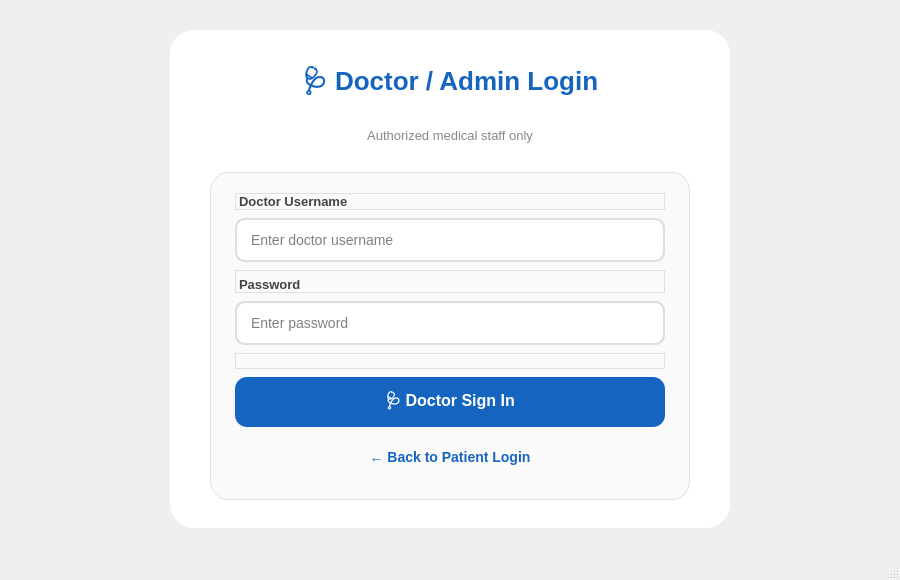
<?xml version="1.0" encoding="UTF-8"?>
<ui version="4.0">
 <class>DoctorLoginWindow</class>
 <widget class="QMainWindow" name="DoctorLoginWindow">
  <property name="geometry">
   <rect><x>0</x><y>0</y><width>900</width><height>580</height></rect>
  </property>
  <property name="minimumSize"><size><width>480</width><height>480</height></size></property>
  <property name="windowTitle"><string>Smart Symptom Checker – Doctor Login</string></property>

  <widget class="QWidget" name="centralwidget">
   <property name="styleSheet">
    <string notr="true">
background: qlineargradient(x1:0, y1:0, x2:1, y2:1,
    stop:0 #e3f2fd, stop:1 #bbdefb);
    </string>
   </property>

   <layout class="QVBoxLayout" name="outerLayout">
    <property name="spacing"><number>0</number></property>
    <property name="leftMargin"><number>40</number></property>
    <property name="topMargin"><number>30</number></property>
    <property name="rightMargin"><number>40</number></property>
    <property name="bottomMargin"><number>30</number></property>

    <item>
     <layout class="QHBoxLayout">
      <item><spacer><property name="orientation"><enum>Qt::Horizontal</enum></property></spacer></item>
      <item>
       <widget class="QFrame" name="mainFrame">
        <property name="minimumSize"><size><width>380</width><height>0</height></size></property>
        <property name="maximumSize"><size><width>560</width><height>16777215</height></size></property>
        <property name="styleSheet">
         <string notr="true">QFrame { background-color: white; border-radius: 24px; }</string>
        </property>

        <layout class="QVBoxLayout" name="cardLayout">
         <property name="spacing"><number>0</number></property>
         <property name="leftMargin"><number>40</number></property>
         <property name="topMargin"><number>28</number></property>
         <property name="rightMargin"><number>40</number></property>
         <property name="bottomMargin"><number>28</number></property>

         <!-- Title -->
         <item>
          <widget class="QLabel" name="titleLabel">
           <property name="text"><string>🩺 Doctor / Admin Login</string></property>
           <property name="alignment"><set>Qt::AlignCenter</set></property>
           <property name="styleSheet">
            <string notr="true">font-size:26px; font-weight:bold; color:#1565C0; padding-bottom:4px;</string>
           </property>
          </widget>
         </item>

         <item>
          <widget class="QLabel" name="subtitleLabel">
           <property name="text"><string>Authorized medical staff only</string></property>
           <property name="alignment"><set>Qt::AlignCenter</set></property>
           <property name="styleSheet">
            <string notr="true">font-size:13px; color:#888888; padding-bottom:16px;</string>
           </property>
          </widget>
         </item>

         <!-- Inner form frame -->
         <item>
          <widget class="QFrame" name="loginFrame">
           <property name="styleSheet">
            <string notr="true">
QFrame { background-color:#FAFAFA; border:1px solid #E0E0E0; border-radius:18px; }
            </string>
           </property>
           <layout class="QVBoxLayout" name="formLayout">
            <property name="spacing"><number>8</number></property>
            <property name="leftMargin"><number>24</number></property>
            <property name="topMargin"><number>20</number></property>
            <property name="rightMargin"><number>24</number></property>
            <property name="bottomMargin"><number>20</number></property>

            <!-- Username -->
            <item>
             <widget class="QLabel" name="usernameLabel">
              <property name="text"><string>Doctor Username</string></property>
              <property name="styleSheet"><string notr="true">font-size:13px; font-weight:bold; color:#444444;</string></property>
             </widget>
            </item>
            <item>
             <widget class="QLineEdit" name="usernameEdit">
              <property name="minimumSize"><size><width>0</width><height>44</height></size></property>
              <property name="placeholderText"><string>Enter doctor username</string></property>
              <property name="styleSheet">
               <string notr="true">
QLineEdit { border:2px solid #DDDDDD; border-radius:10px; padding-left:12px; font-size:14px; background:white; }
QLineEdit:focus { border:2px solid #1565C0; }
               </string>
              </property>
             </widget>
            </item>

            <!-- Password -->
            <item>
             <widget class="QLabel" name="passwordLabel">
              <property name="text"><string>Password</string></property>
              <property name="styleSheet"><string notr="true">font-size:13px; font-weight:bold; color:#444444; padding-top:6px;</string></property>
             </widget>
            </item>
            <item>
             <widget class="QLineEdit" name="passwordEdit">
              <property name="minimumSize"><size><width>0</width><height>44</height></size></property>
              <property name="echoMode"><enum>QLineEdit::Password</enum></property>
              <property name="placeholderText"><string>Enter password</string></property>
              <property name="styleSheet">
               <string notr="true">
QLineEdit { border:2px solid #DDDDDD; border-radius:10px; padding-left:12px; font-size:14px; background:white; }
QLineEdit:focus { border:2px solid #1565C0; }
               </string>
              </property>
             </widget>
            </item>

            <!-- Status -->
            <item>
             <widget class="QLabel" name="statusLabel">
              <property name="text"><string></string></property>
              <property name="styleSheet"><string notr="true">font-size:12px; color:#e53935;</string></property>
             </widget>
            </item>

            <!-- Login Button -->
            <item>
             <widget class="QPushButton" name="loginButton">
              <property name="minimumSize"><size><width>0</width><height>50</height></size></property>
              <property name="text"><string>🩺 Doctor Sign In</string></property>
              <property name="styleSheet">
               <string notr="true">
QPushButton { background-color:#1565C0; color:white; font-size:16px; font-weight:bold; border:none; border-radius:12px; }
QPushButton:hover { background-color:#1976D2; }
QPushButton:pressed { background-color:#0D47A1; }
               </string>
              </property>
             </widget>
            </item>

            <!-- Back Button -->
            <item>
             <widget class="QPushButton" name="backButton">
              <property name="minimumSize"><size><width>0</width><height>44</height></size></property>
              <property name="text"><string>← Back to Patient Login</string></property>
              <property name="styleSheet">
               <string notr="true">
QPushButton { background:none; border:none; color:#1565C0; font-size:14px; font-weight:bold; }
QPushButton:hover { color:#0D47A1; }
               </string>
              </property>
             </widget>
            </item>

           </layout>
          </widget>
         </item>

        </layout>
       </widget>
      </item>
      <item><spacer><property name="orientation"><enum>Qt::Horizontal</enum></property></spacer></item>
     </layout>
    </item>

   </layout>
  </widget>

  <widget class="QMenuBar" name="menubar"/>
  <widget class="QStatusBar" name="statusbar"/>
 </widget>
 <resources/>
 <connections/>
</ui>
